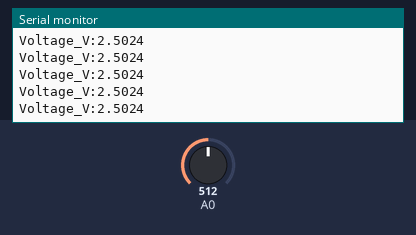
A sketch run on a simulated Arduino Uno, built with avr-gcc and run on an emulated ATmega328P. Parts: the last lines printed to the serial monitor. The test bench sets the inputs (shaded band); at power-on: A0 = 512.

Above: at 1.2 s.
1.3 s: A0 set to 716
At 1.32 s:
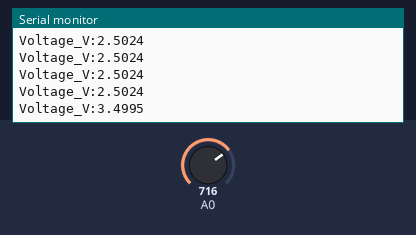
2.8 s: A0 set to 900
At 2.83 s:
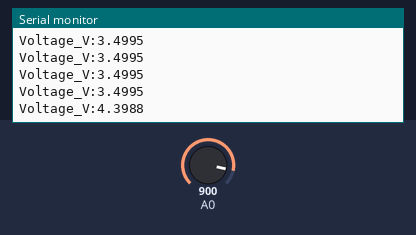
Timing chart, 0 to 5.8 s (numbered marks = the images above; inputs shaded):
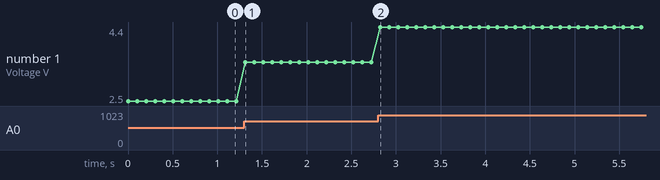

Measured:
- after the input at 1.3 s, the serial monitor: prints a new line at once (image 1)
- after the input at 2.8 s, the serial monitor: prints a new line at once (image 2)
- plotted number 1: 2.5 → 3.5 after the input at 1.3 s, 3.5 → 4.4 after the input at 2.8 s

The sketch:

part_03b_adc_voltage.ino
```cpp
const float V_REF_VOLTS = 5.00;

void setup() {
  Serial.begin(9600);
}

void loop() {
  int adcCount = analogRead(A0);

  float voltage = V_REF_VOLTS * adcCount / 1023.0;

  Serial.print("Voltage_V:");
  Serial.println(voltage, 4);

  delay(100);
}
```
